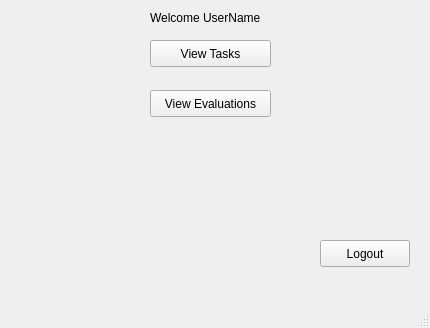
<?xml version="1.0" encoding="UTF-8"?>
<ui version="4.0">
 <class>TAView</class>
 <widget class="QMainWindow" name="TAView">
  <property name="geometry">
   <rect>
    <x>0</x>
    <y>0</y>
    <width>430</width>
    <height>328</height>
   </rect>
  </property>
  <property name="windowTitle">
   <string>MainWindow</string>
  </property>
  <widget class="QWidget" name="centralwidget">
   <widget class="QLabel" name="userNameLabel">
    <property name="geometry">
     <rect>
      <x>150</x>
      <y>10</y>
      <width>131</width>
      <height>16</height>
     </rect>
    </property>
    <property name="text">
     <string>Welcome UserName</string>
    </property>
   </widget>
   <widget class="QPushButton" name="ViewTaskButton">
    <property name="geometry">
     <rect>
      <x>150</x>
      <y>40</y>
      <width>121</width>
      <height>27</height>
     </rect>
    </property>
    <property name="text">
     <string>View Tasks</string>
    </property>
   </widget>
   <widget class="QPushButton" name="ViewEvalButton">
    <property name="geometry">
     <rect>
      <x>150</x>
      <y>90</y>
      <width>121</width>
      <height>27</height>
     </rect>
    </property>
    <property name="text">
     <string>View Evaluations</string>
    </property>
   </widget>
   <widget class="QPushButton" name="logoutButton">
    <property name="geometry">
     <rect>
      <x>320</x>
      <y>240</y>
      <width>90</width>
      <height>27</height>
     </rect>
    </property>
    <property name="text">
     <string>Logout</string>
    </property>
   </widget>
  </widget>
  <widget class="QMenuBar" name="menubar">
   <property name="geometry">
    <rect>
     <x>0</x>
     <y>0</y>
     <width>430</width>
     <height>24</height>
    </rect>
   </property>
  </widget>
  <widget class="QStatusBar" name="statusbar"/>
 </widget>
 <resources/>
 <connections/>
</ui>
